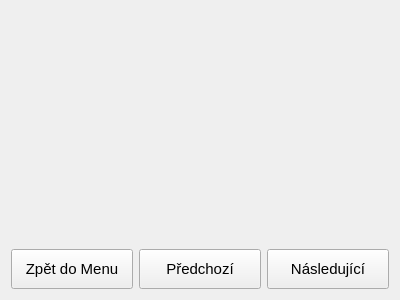
<?xml version="1.0" encoding="UTF-8"?>
<ui version="4.0">
 <class>metody</class>
 <widget class="QFrame" name="metody">
  <property name="geometry">
   <rect>
    <x>0</x>
    <y>0</y>
    <width>400</width>
    <height>300</height>
   </rect>
  </property>
  <property name="windowTitle">
   <string>Frame</string>
  </property>
  <layout class="QGridLayout" name="gridLayout">
   <item row="0" column="0" colspan="3">
    <widget class="QWidget" name="widget" native="true">
     <layout class="QGridLayout" name="gridLayout_2">
      <item row="0" column="0">
       <widget class="QLabel" name="label">
        <property name="text">
         <string/>
        </property>
        <property name="alignment">
         <set>Qt::AlignCenter</set>
        </property>
       </widget>
      </item>
     </layout>
    </widget>
   </item>
   <item row="1" column="0">
    <widget class="QPushButton" name="zpet">
     <property name="sizePolicy">
      <sizepolicy hsizetype="Expanding" vsizetype="Expanding">
       <horstretch>0</horstretch>
       <verstretch>0</verstretch>
      </sizepolicy>
     </property>
     <property name="minimumSize">
      <size>
       <width>80</width>
       <height>30</height>
      </size>
     </property>
     <property name="maximumSize">
      <size>
       <width>300</width>
       <height>40</height>
      </size>
     </property>
     <property name="font">
      <font>
       <pointsize>11</pointsize>
      </font>
     </property>
     <property name="text">
      <string>Zpět do Menu</string>
     </property>
    </widget>
   </item>
   <item row="1" column="1">
    <widget class="QPushButton" name="prev">
     <property name="sizePolicy">
      <sizepolicy hsizetype="Expanding" vsizetype="Expanding">
       <horstretch>0</horstretch>
       <verstretch>0</verstretch>
      </sizepolicy>
     </property>
     <property name="minimumSize">
      <size>
       <width>80</width>
       <height>30</height>
      </size>
     </property>
     <property name="maximumSize">
      <size>
       <width>300</width>
       <height>40</height>
      </size>
     </property>
     <property name="font">
      <font>
       <pointsize>11</pointsize>
      </font>
     </property>
     <property name="text">
      <string>Předchozí</string>
     </property>
    </widget>
   </item>
   <item row="1" column="2">
    <widget class="QPushButton" name="next">
     <property name="sizePolicy">
      <sizepolicy hsizetype="Expanding" vsizetype="Expanding">
       <horstretch>0</horstretch>
       <verstretch>0</verstretch>
      </sizepolicy>
     </property>
     <property name="minimumSize">
      <size>
       <width>80</width>
       <height>30</height>
      </size>
     </property>
     <property name="maximumSize">
      <size>
       <width>300</width>
       <height>40</height>
      </size>
     </property>
     <property name="font">
      <font>
       <pointsize>11</pointsize>
      </font>
     </property>
     <property name="text">
      <string>Následující</string>
     </property>
    </widget>
   </item>
  </layout>
 </widget>
 <resources/>
 <connections/>
</ui>
